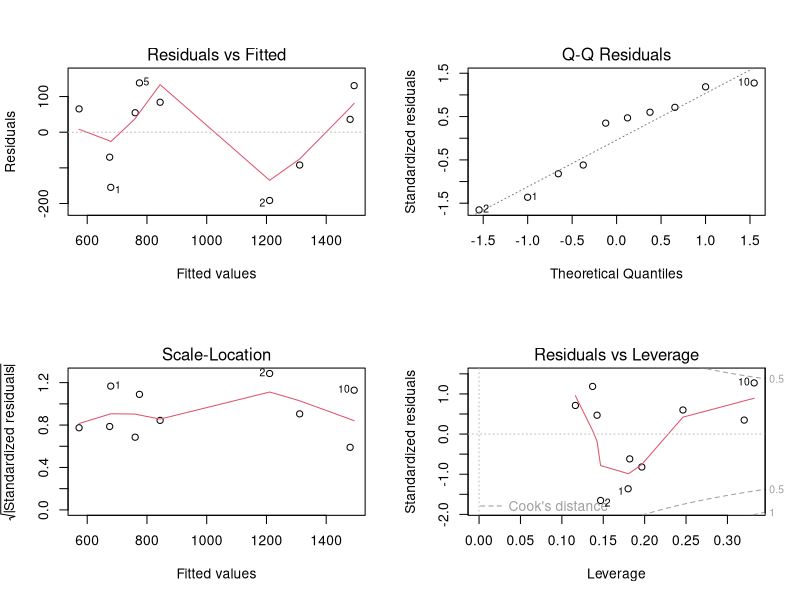

Reproduce this figure in R.
# 设置工作路径
setwd("D:\\softwares\\applied statistics\\rcodelearning\\chap5\\sourcecode")
# 样本
x <- c(318, 910, 200, 409, 425, 502, 314, 1210, 1022, 1225)
y <- c(524, 1019, 638, 815, 913, 928, 605, 1516, 1219, 1624)
# 线性回归拟合
lmod <- lm(
    y ~ x # 默认有截距项
)
# 开始绘图
dev.new()
# 保存文件
pdf("../codeimage/code1.pdf")
# 回归诊断图
par(mfrow = c(2, 2))
plot(lmod)
# 关闭图形
dev.off()
# 保存文件
dev.off()
# 保存工作空间
save.image("R3.RData")
